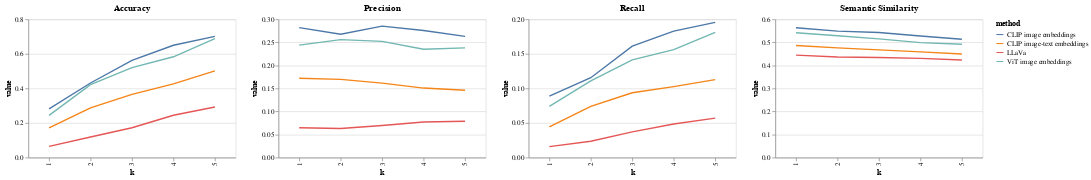

Notebook source saved alongside this figure:
### Code cell
((acc_graph | prec_graph) | rec_graph) | sim_graph

### Figure 1 — Vega-Lite specification as saved in the notebook (floating-point values rounded to 4 significant figures)
{"config": {"view": {"continuousWidth": 400, "continuousHeight": 300}}, "hconcat": [{"data": {"name": "data-49b3d2f3eaea87d345313d5197e96942"}, "mark": "line", "encoding": {"color": {"field": "method", "type": "nominal"}, "x": {"field": "k", "type": "ordinal"}, "y": {"field": "value", "type": "quantitative"}}, "height": 200, "title": "Accuracy", "width": 300}, {"data": {"name": "data-8e8e13dcc978cea4c9665b81583baad3"}, "mark": "line", "encoding": {"color": {"field": "method", "type": "nominal"}, "x": {"field": "k", "type": "ordinal"}, "y": {"field": "value", "type": "quantitative"}}, "height": 200, "title": "Precision", "width": 300}, {"data": {"name": "data-396cae023e35083d0331485efdb4bc55"}, "mark": "line", "encoding": {"color": {"field": "method", "type": "nominal"}, "x": {"field": "k", "type": "ordinal"}, "y": {"field": "value", "type": "quantitative"}}, "height": 200, "title": "Recall", "width": 300}, {"data": {"name": "data-882a3e0ddfb565c77cab01fea59f8d2a"}, "mark": "line", "encoding": {"color": {"field": "method", "type": "nominal"}, "x": {"field": "k", "type": "ordinal"}, "y": {"field": "value", "type": "quantitative"}}, "height": 200, "title": "Semantic Similarity", "width": 300}], "$schema": "https://vega.github.io/schema/vega-lite/v4.17.0.json", "datasets": {"data-49b3d2f3eaea87d345313d5197e96942": [{"method": "CLIP image embeddings", "metric": "Accuracy", "k": "1", "value": 0.282}, {"method": "CLIP image embeddings", "metric": "Accuracy", "k": "2", "value": 0.4316}, {"method": "CLIP image embeddings", "metric": "Accuracy", "k": "3", "value": 0.5623}, {"method": "CLIP image embeddings", "metric": "Accuracy", "k": "4", "value": 0.65}, {"method": "CLIP image embeddings", "metric": "Accuracy", "k": "5", "value": 0.7012}, {"method": "CLIP image-text embeddings", "metric": "Accuracy", "k": "1", "value": 0.172}, {"method": "CLIP image-text embeddings", "metric": "Accuracy", "k": "2", "value": 0.2877}, {"method": "CLIP image-text embeddings", "metric": "Accuracy", "k": "3", "value": 0.3657}, {"method": "CLIP image-text embeddings", "metric": "Accuracy", "k": "4", "value": 0.4267}, {"method": "CLIP image-text embeddings", "metric": "Accuracy", "k": "5", "value": 0.5021}, {"method": "ViT image embeddings", "metric": "Accuracy", "k": "1", "value": 0.244}, {"method": "ViT image embeddings", "metric": "Accuracy", "k": "2", "value": 0.4222}, {"method": "ViT image embeddings", "metric": "Accuracy", "k": "3", "value": 0.5208}, {"method": "ViT image embeddings", "metric": "Accuracy", "k": "4", "value": 0.5833}, {"method": "ViT image embeddings", "metric": "Accuracy", "k": "5", "value": 0.6888}, {"method": "LLaVa", "metric": "Accuracy", "k": "1", "value": 0.06465}, {"method": "LLaVa", "metric": "Accuracy", "k": "2", "value": 0.119}, {"method": "LLaVa", "metric": "Accuracy", "k": "3", "value": 0.1727}, {"method": "LLaVa", "metric": "Accuracy", "k": "4", "value": 0.245}, {"method": "LLaVa", "metric": "Accuracy", "k": "5", "value": 0.2929}], "data-8e8e13dcc978cea4c9665b81583baad3": [{"method": "CLIP image embeddings", "metric": "Precision", "k": "1", "value": 0.282}, {"method": "CLIP image embeddings", "metric": "Precision", "k": "2", "value": 0.2677}, {"method": "CLIP image embeddings", "metric": "Precision", "k": "3", "value": 0.2853}, {"method": "CLIP image embeddings", "metric": "Precision", "k": "4", "value": 0.2758}, {"method": "CLIP image embeddings", "metric": "Precision", "k": "5", "value": 0.2631}, {"method": "CLIP image-text embeddings", "metric": "Precision", "k": "1", "value": 0.172}, {"method": "CLIP image-text embeddings", "metric": "Precision", "k": "2", "value": 0.1698}, {"method": "CLIP image-text embeddings", "metric": "Precision", "k": "3", "value": 0.1616}, {"method": "CLIP image-text embeddings", "metric": "Precision", "k": "4", "value": 0.1508}, {"method": "CLIP image-text embeddings", "metric": "Precision", "k": "5", "value": 0.1461}, {"method": "ViT image embeddings", "metric": "Precision", "k": "1", "value": 0.244}, {"method": "ViT image embeddings", "metric": "Precision", "k": "2", "value": 0.2559}, {"method": "ViT image embeddings", "metric": "Precision", "k": "3", "value": 0.2521}, {"method": "ViT image embeddings", "metric": "Precision", "k": "4", "value": 0.235}, {"method": "ViT image embeddings", "metric": "Precision", "k": "5", "value": 0.2382}, {"method": "LLaVa", "metric": "Precision", "k": "1", "value": 0.06465}, {"method": "LLaVa", "metric": "Precision", "k": "2", "value": 0.0631}, {"method": "LLaVa", "metric": "Precision", "k": "3", "value": 0.06964}, {"method": "LLaVa", "metric": "Precision", "k": "4", "value": 0.07718}, {"method": "LLaVa", "metric": "Precision", "k": "5", "value": 0.07866}], "data-396cae023e35083d0331485efdb4bc55": [{"method": "CLIP image embeddings", "metric": "Recall", "k": "1", "value": 0.08879}, {"method": "CLIP image embeddings", "metric": "Recall", "k": "2", "value": 0.1155}, {"method": "CLIP image embeddings", "metric": "Recall", "k": "3", "value": 0.1612}, {"method": "CLIP image embeddings", "metric": "Recall", "k": "4", "value": 0.1829}, {"method": "CLIP image embeddings", "metric": "Recall", "k": "5", "value": 0.1956}, {"method": "CLIP image-text embeddings", "metric": "Recall", "k": "1", "value": 0.04422}, {"method": "CLIP image-text embeddings", "metric": "Recall", "k": "2", "value": 0.07402}, {"method": "CLIP image-text embeddings", "metric": "Recall", "k": "3", "value": 0.09372}, {"method": "CLIP image-text embeddings", "metric": "Recall", "k": "4", "value": 0.1026}, {"method": "CLIP image-text embeddings", "metric": "Recall", "k": "5", "value": 0.1128}, {"method": "ViT image embeddings", "metric": "Recall", "k": "1", "value": 0.07418}, {"method": "ViT image embeddings", "metric": "Recall", "k": "2", "value": 0.1109}, {"method": "ViT image embeddings", "metric": "Recall", "k": "3", "value": 0.1413}, {"method": "ViT image embeddings", "metric": "Recall", "k": "4", "value": 0.1561}, {"method": "ViT image embeddings", "metric": "Recall", "k": "5", "value": 0.1812}, {"method": "LLaVa", "metric": "Recall", "k": "1", "value": 0.01577}, {"method": "LLaVa", "metric": "Recall", "k": "2", "value": 0.02366}, {"method": "LLaVa", "metric": "Recall", "k": "3", "value": 0.03706}, {"method": "LLaVa", "metric": "Recall", "k": "4", "value": 0.04853}, {"method": "LLaVa", "metric": "Recall", "k": "5", "value": 0.05703}], "data-882a3e0ddfb565c77cab01fea59f8d2a": [{"method": "CLIP image embeddings", "metric": "Semantic Similarity", "k": "1", "value": 0.5634}, {"method": "CLIP image embeddings", "metric": "Semantic Similarity", "k": "2", "value": 0.5491}, {"method": "CLIP image embeddings", "metric": "Semantic Similarity", "k": "3", "value": 0.5428}, {"method": "CLIP image embeddings", "metric": "Semantic Similarity", "k": "4", "value": 0.5275}, {"method": "CLIP image embeddings", "metric": "Semantic Similarity", "k": "5", "value": 0.5138}, {"method": "CLIP image-text embeddings", "metric": "Semantic Similarity", "k": "1", "value": 0.4866}, {"method": "CLIP image-text embeddings", "metric": "Semantic Similarity", "k": "2", "value": 0.4763}, {"method": "CLIP image-text embeddings", "metric": "Semantic Similarity", "k": "3", "value": 0.4675}, {"method": "CLIP image-text embeddings", "metric": "Semantic Similarity", "k": "4", "value": 0.4588}, {"method": "CLIP image-text embeddings", "metric": "Semantic Similarity", "k": "5", "value": 0.4498}, {"method": "ViT image embeddings", "metric": "Semantic Similarity", "k": "1", "value": 0.5417}, {"method": "ViT image embeddings", "metric": "Semantic Similarity", "k": "2", "value": 0.5288}, {"method": "ViT image embeddings", "metric": "Semantic Similarity", "k": "3", "value": 0.5152}, {"method": "ViT image embeddings", "metric": "Semantic Similarity", "k": "4", "value": 0.4991}, {"method": "ViT image embeddings", "metric": "Semantic Similarity", "k": "5", "value": 0.4921}, {"method": "LLaVa", "metric": "Semantic Similarity", "k": "1", "value": 0.4449}, {"method": "LLaVa", "metric": "Semantic Similarity", "k": "2", "value": 0.4366}, {"method": "LLaVa", "metric": "Semantic Similarity", "k": "3", "value": 0.4342}, {"method": "LLaVa", "metric": "Semantic Similarity", "k": "4", "value": 0.4303}, {"method": "LLaVa", "metric": "Semantic Similarity", "k": "5", "value": 0.4233}]}}
